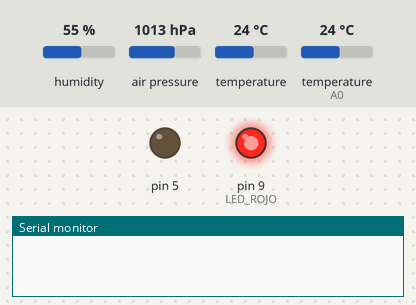
Recording of a sketch running on a simulated Arduino Uno, built with avr-gcc and run on an emulated ATmega328P. On the bench: output pins drawn as LEDs (lit = HIGH), the last lines printed to the serial monitor. The inputs (shaded band) are chosen by the test bench; at power-on: humidity 55 %, air pressure 1013 hPa, temperature 24 °C, temperature (sensor on A0) 24 °C.

Above: at 0.1 s.
At 2.1 s:
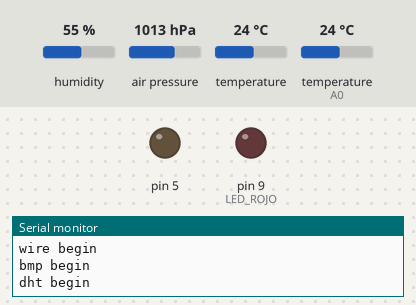
Timing chart, 0 to 3.6 s (numbered marks = the images above):
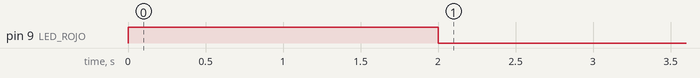

The sketch:

test_plaq_externa_traduc_17_09_18.ino
```cpp
// Para probar la sensores externos con plaq traductora
#include <Wire.h>
// librerías para usar el sensor de humedad
//#include <TroykaDHT.h>
// librerías para usar el sensor de presión
#include <Adafruit_BMP085.h>

#include "Adafruit_Sensor.h"
#include <DHT.h>
//#include <DHT_U.h>

#define DHTPIN            A0        // Pin de comunicación con el sensor.
#define DHTTYPE           DHT22     // DHT 22 (o el AM2302 que tenemos), define el tipo de sensor de humedad
#define LED_ROJO          9

Adafruit_BMP085 bmp;
//DHT dht(A0, DHT22);

DHT dht(DHTPIN, DHTTYPE);


void setup(){
  analogReference(EXTERNAL);   //TIENE QUE SER LA PRIMERA INSTRUCCIÓN POR CUESTIONES INTERNAS DEL MICRO
  pinMode(5, OUTPUT);
  digitalWrite(5,LOW);
  pinMode(LED_ROJO, OUTPUT);
  // prender 2 segs el led rojo
  digitalWrite(LED_ROJO,HIGH);
  delay(2000);
  digitalWrite(LED_ROJO,LOW);
  Serial.begin(57600);
  Serial.println(F("Iniciado"));
  // Inicializar I2C
  Wire.begin();
  Serial.println(F("wire begin"));
  bmp.begin();
  Serial.println(F("bmp begin"));
  dht.begin();
  Serial.println(F("dht begin"));
  delay(1000);
  dht.read();         // un par de lecturas dummy por cuestiones del sensor y la librería
  delay(2500);
  dht.read();
}


void loop(void) {
  //Serial.print("**");
  //dht.read();
  Serial.print(dht.readTemperature(),1);
  Serial.print(F(" - "));
  delay(100);
  Serial.print(dht.readHumidity(),1);
  Serial.print(F(" - "));
  //Leer sensor de presión y temperatura BMP180
  Serial.print(bmp.readTemperature(),1);
  Serial.print(F(" - "));
  Serial.println((bmp.readPressure())/100);
  delay(2500);
}
```
